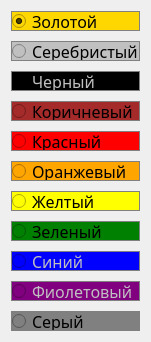
  <widget class="QWidget" name="verticalLayoutWidget_7">
   <property name="geometry">
    <rect>
     <x>410</x>
     <y>350</y>
     <width>97</width>
     <height>322</height>
    </rect>
   </property>
   <layout class="QVBoxLayout" name="stripe4_colors_4">
    <property name="spacing">
     <number>10</number>
    </property>
    <item>
     <widget class="QRadioButton" name="stripe4_gold_4">
      <property name="minimumSize">
       <size>
        <width>0</width>
        <height>20</height>
       </size>
      </property>
      <property name="maximumSize">
       <size>
        <width>16777215</width>
        <height>20</height>
       </size>
      </property>
      <property name="font">
       <font>
        <family>GOST type A</family>
        <pointsize>12</pointsize>
       </font>
      </property>
      <property name="styleSheet">
       <string notr="true">background: gold; border: 1px solid gray;</string>
      </property>
      <property name="text">
       <string>Золотой</string>
      </property>
      <property name="checked">
       <bool>true</bool>
      </property>
     </widget>
    </item>
    <item>
     <widget class="QRadioButton" name="stripe4_silver_4">
      <property name="minimumSize">
       <size>
        <width>0</width>
        <height>20</height>
       </size>
      </property>
      <property name="maximumSize">
       <size>
        <width>16777215</width>
        <height>20</height>
       </size>
      </property>
      <property name="font">
       <font>
        <family>GOST type A</family>
        <pointsize>12</pointsize>
       </font>
      </property>
      <property name="styleSheet">
       <string notr="true">background: silver; border: 1px solid gray;</string>
      </property>
      <property name="text">
       <string>Серебристый</string>
      </property>
     </widget>
    </item>
    <item>
     <widget class="QRadioButton" name="stripe1_black_4">
      <property name="minimumSize">
       <size>
        <width>0</width>
        <height>20</height>
       </size>
      </property>
      <property name="maximumSize">
       <size>
        <width>16777215</width>
        <height>20</height>
       </size>
      </property>
      <property name="font">
       <font>
        <family>GOST type A</family>
        <pointsize>12</pointsize>
       </font>
      </property>
      <property name="styleSheet">
       <string notr="true">background: black; color: silver; border: 1px solid gray;</string>
      </property>
      <property name="text">
       <string>Черный</string>
      </property>
     </widget>
    </item>
    <item>
     <widget class="QRadioButton" name="stripe1_brown_4">
      <property name="minimumSize">
       <size>
        <width>0</width>
        <height>20</height>
       </size>
      </property>
      <property name="maximumSize">
       <size>
        <width>16777215</width>
        <height>20</height>
       </size>
      </property>
      <property name="font">
       <font>
        <family>GOST type A</family>
        <pointsize>12</pointsize>
       </font>
      </property>
      <property name="styleSheet">
       <string notr="true">background: brown; border: 1px solid gray;</string>
      </property>
      <property name="text">
       <string>Коричневый</string>
      </property>
     </widget>
    </item>
    <item>
     <widget class="QRadioButton" name="stripe1_red_4">
      <property name="minimumSize">
       <size>
        <width>0</width>
        <height>20</height>
       </size>
      </property>
      <property name="maximumSize">
       <size>
        <width>16777215</width>
        <height>20</height>
       </size>
      </property>
      <property name="font">
       <font>
        <family>GOST type A</family>
        <pointsize>12</pointsize>
       </font>
      </property>
      <property name="styleSheet">
       <string notr="true">background: red; border: 1px solid gray;</string>
      </property>
      <property name="text">
       <string>Красный</string>
      </property>
     </widget>
    </item>
    <item>
     <widget class="QRadioButton" name="stripe1_orange_4">
      <property name="minimumSize">
       <size>
        <width>0</width>
        <height>20</height>
       </size>
      </property>
      <property name="maximumSize">
       <size>
        <width>16777215</width>
        <height>20</height>
       </size>
      </property>
      <property name="font">
       <font>
        <family>GOST type A</family>
        <pointsize>12</pointsize>
       </font>
      </property>
      <property name="styleSheet">
       <string notr="true">background: orange; border: 1px solid gray;</string>
      </property>
      <property name="text">
       <string>Оранжевый</string>
      </property>
     </widget>
    </item>
    <item>
     <widget class="QRadioButton" name="stripe1_yellow_4">
      <property name="minimumSize">
       <size>
        <width>0</width>
        <height>20</height>
       </size>
      </property>
      <property name="maximumSize">
       <size>
        <width>16777215</width>
        <height>20</height>
       </size>
      </property>
      <property name="font">
       <font>
        <family>GOST type A</family>
        <pointsize>12</pointsize>
       </font>
      </property>
      <property name="styleSheet">
       <string notr="true">background: yellow; border: 1px solid gray;</string>
      </property>
      <property name="text">
       <string>Желтый</string>
      </property>
     </widget>
    </item>
    <item>
     <widget class="QRadioButton" name="stripe1_green_4">
      <property name="minimumSize">
       <size>
        <width>0</width>
        <height>20</height>
       </size>
      </property>
      <property name="maximumSize">
       <size>
        <width>16777215</width>
        <height>20</height>
       </size>
      </property>
      <property name="font">
       <font>
        <family>GOST type A</family>
        <pointsize>12</pointsize>
       </font>
      </property>
      <property name="styleSheet">
       <string notr="true">background: green; border: 1px solid gray;</string>
      </property>
      <property name="text">
       <string>Зеленый</string>
      </property>
     </widget>
    </item>
    <item>
     <widget class="QRadioButton" name="stripe1_blue_4">
      <property name="minimumSize">
       <size>
        <width>0</width>
        <height>20</height>
       </size>
      </property>
      <property name="maximumSize">
       <size>
        <width>16777215</width>
        <height>20</height>
       </size>
      </property>
      <property name="font">
       <font>
        <family>GOST type A</family>
        <pointsize>12</pointsize>
       </font>
      </property>
      <property name="styleSheet">
       <string notr="true">background: blue; color: silver; border: 1px solid gray;</string>
      </property>
      <property name="text">
       <string>Синий</string>
      </property>
     </widget>
    </item>
    <item>
     <widget class="QRadioButton" name="stripe1_purple_4">
      <property name="minimumSize">
       <size>
        <width>0</width>
        <height>20</height>
       </size>
      </property>
      <property name="maximumSize">
       <size>
        <width>16777215</width>
        <height>20</height>
       </size>
      </property>
      <property name="font">
       <font>
        <family>GOST type A</family>
        <pointsize>12</pointsize>
       </font>
      </property>
      <property name="styleSheet">
       <string notr="true">background: purple; color: silver; border: 1px solid gray;</string>
      </property>
      <property name="text">
       <string>Фиолетовый</string>
      </property>
     </widget>
    </item>
    <item>
     <widget class="QRadioButton" name="stripe1_gray_4">
      <property name="minimumSize">
       <size>
        <width>0</width>
        <height>20</height>
       </size>
      </property>
      <property name="maximumSize">
       <size>
        <width>16777215</width>
        <height>20</height>
       </size>
      </property>
      <property name="font">
       <font>
        <family>GOST type A</family>
        <pointsize>12</pointsize>
       </font>
      </property>
      <property name="styleSheet">
       <string notr="true">background: gray; border: 1px solid gray;</string>
      </property>
      <property name="text">
       <string>Серый</string>
      </property>
     </widget>
    </item>
   </layout>
  </widget>
